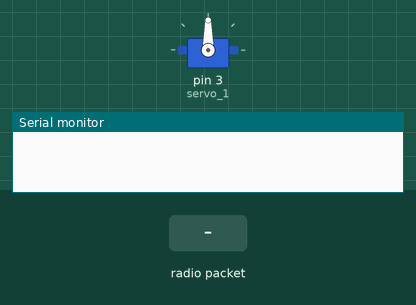
Simulated run of this sketch. Board: Arduino Uno, built with avr-gcc and run on an emulated ATmega328P. Shown: servo, the last lines printed to the serial monitor. The test bench sets the inputs (shaded band). No radio packets arrive unless stated.

Above: at 1.2 s.
1.3 s: radio packet "1" arrives
At 4.0 s:
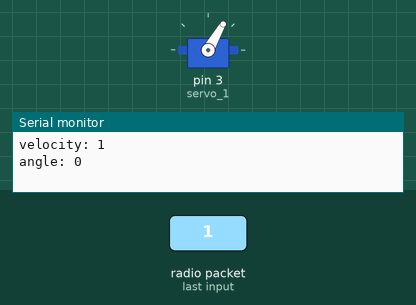
4.3 s: radio packet "3" arrives
At 5.6 s:
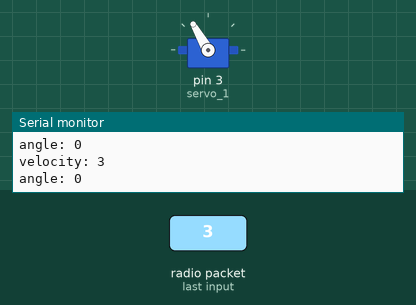
5.9 s: radio packet "2" arrives
Timing chart, 0 to 8.9 s (numbered marks = the images above; inputs shaded):
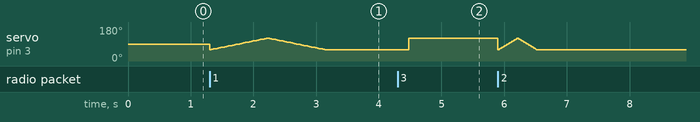

The sketch:

Fish_Hardware_Final.ino
```cpp
#include <SPI.h>
#include <nRF24L01.h>
#include <RF24.h>
#include <Servo.h>
RF24 radio(7, 8); // CE, CSN
const byte address[6] = "00001";
Servo servo_1;

void setup() {
  Serial.begin(9600);
  radio.begin();
  radio.openReadingPipe(0, address);
  radio.setPALevel(RF24_PA_MIN);
  radio.startListening();
  servo_1.attach(3);
}
void loop() {
  int velocity;
  int i;
  if (radio.available()) {
    char reciever[50];
    radio.read(&reciever, sizeof(reciever));
    String command = String(reciever);
    //Serial.println(command);
    String vel = command.substring(0,1);
    String angle = command.substring(1);
    velocity = vel.toInt();
    i = angle.toInt();
    Serial.print("velocity: ");
    Serial.println(velocity);
    Serial.print("angle: ");
    Serial.println(i);
  }

  switch(velocity)
  {
    case 1: low(i); break;
    case 2: medium(i); break;
    case 3: high(i); break;
    default : break;
  }

}

void low(int i)
{
    for(int ang = 60 + i; ang <= 120 + i; ang = ang+2)
  {
     servo_1.write(ang);
     delay(30);
  }
  for(int ang = 120 + i; ang >= 60 + i; ang = ang-2)
  {
     servo_1.write(ang);
     delay(30);
  }
}

void medium(int i)
{
    for(int ang = 60 + i; ang <= 120 + i; ang = ang+2)
  {
     servo_1.write(ang);
     delay(10);
  }
  for(int ang = 120 + i; ang >= 60 + i; ang = ang-2)
  {
     servo_1.write(ang);
     delay(10);
  }
}

void high(int i)
{
  servo_1.write(60+i);
  delay(180);
  servo_1.write(120+i);
  delay(180);
}
```

Measured:
- after the input at 4.3 s, servo on pin 3 (servo_1): 60° → 120° after 0.18 s
